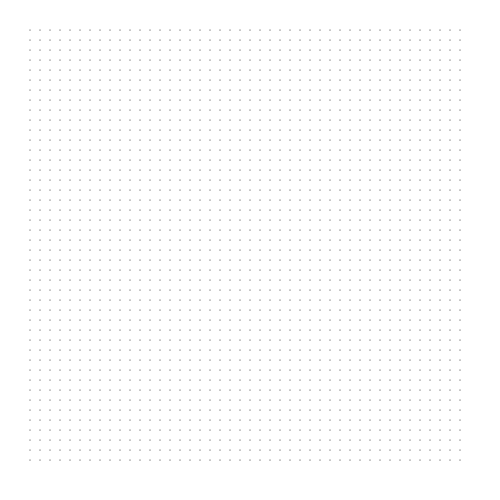
Frame 1 (no input)
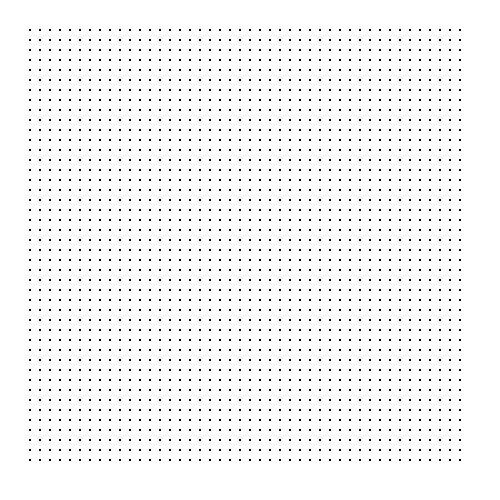
Frame 60 (no input)
Frame 120 (the mouse pressed at the canvas centre since frame 60): identical to frame 60, image omitted

The p5.js sketch that drew these frames (run headless with seeded random() and noise() and a simulated clock; from frame 60 on, the mouse is pressed at the canvas centre):

// p5.js sketch
// ── sketch.js
function setup() {
  createCanvas(500, 500);
  strokeWeight(1);
}

function draw() {
  for (y = 30; y < 499 - 30; y = y + 10) {
    for (x = 30; x < 499 - 30; x = x + 10) {
      point(x, y);
    }
  }
}
